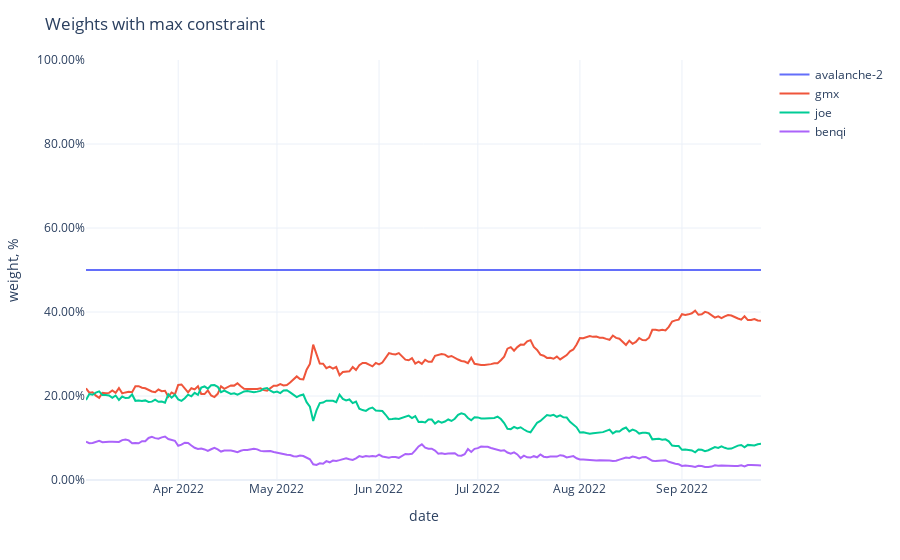

Source (notebook cell):
### Code cell
fig = px.line(adjusted_weights,
              labels={'value': 'weight, %', 'variable': ''})
fig.update_traces(
    hovertemplate="%{y}"
)
fig.update_yaxes(
    tickformat=".2%",
    range=[0,1],
)
fig.update_xaxes(
    showspikes=True,
    spikethickness=2,
    spikedash="dot",
    spikecolor="#999999",
    spikemode="across",
)
fig.update_layout(
    hovermode="x",
    hoverdistance=100,  ## Distance to show hover label of data point
    spikedistance=1000,  ## Distance to show spike
    template='plotly_white',
    title='Weights with max constraint'
)

### Figure 1 — Plotly figure (JSON) as saved in the notebook; plotly's stock layout.template omitted (floating-point values rounded to 4 significant figures; data arrays with more than 128 entries replaced by an {"elided": "..."} marker saying what was removed)
{"data": [{"hovertemplate": "%{y}", "legendgroup": "avalanche-2", "line": {"color": "#636efa", "dash": "solid"}, "marker": {"symbol": "circle"}, "mode": "lines", "name": "avalanche-2", "orientation": "v", "showlegend": true, "type": "scatter", "x": {"elided": "206 str values"}, "xaxis": "x", "y": {"elided": "206 float values"}, "yaxis": "y"}, {"hovertemplate": "%{y}", "legendgroup": "gmx", "line": {"color": "#EF553B", "dash": "solid"}, "marker": {"symbol": "circle"}, "mode": "lines", "name": "gmx", "orientation": "v", "showlegend": true, "type": "scatter", "x": {"elided": "206 str values"}, "xaxis": "x", "y": {"elided": "206 float values"}, "yaxis": "y"}, {"hovertemplate": "%{y}", "legendgroup": "joe", "line": {"color": "#00cc96", "dash": "solid"}, "marker": {"symbol": "circle"}, "mode": "lines", "name": "joe", "orientation": "v", "showlegend": true, "type": "scatter", "x": {"elided": "206 str values"}, "xaxis": "x", "y": {"elided": "206 float values"}, "yaxis": "y"}, {"hovertemplate": "%{y}", "legendgroup": "benqi", "line": {"color": "#ab63fa", "dash": "solid"}, "marker": {"symbol": "circle"}, "mode": "lines", "name": "benqi", "orientation": "v", "showlegend": true, "type": "scatter", "x": {"elided": "206 str values"}, "xaxis": "x", "y": {"elided": "206 float values"}, "yaxis": "y"}], "layout": {"hoverdistance": 100, "hovermode": "x", "legend": {"title": {"text": ""}, "tracegroupgap": 0}, "margin": {"t": 60}, "spikedistance": 1000, "title": {"text": "Weights with max constraint"}, "xaxis": {"anchor": "y", "domain": [0, 1], "showspikes": true, "spikecolor": "#999999", "spikedash": "dot", "spikemode": "across", "spikethickness": 2, "title": {"text": "date"}}, "yaxis": {"anchor": "x", "domain": [0, 1], "range": [0, 1], "tickformat": ".2%", "title": {"text": "weight, %"}}}}
